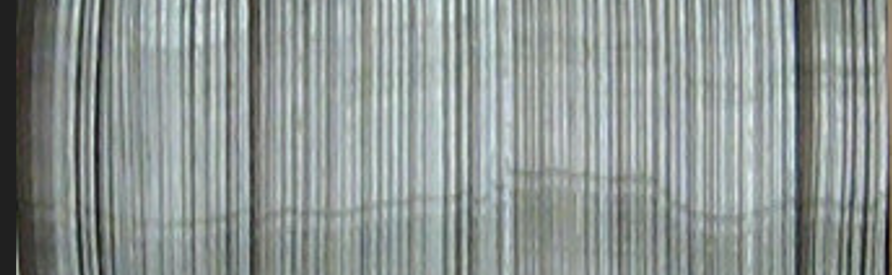
#> input picture image/test1.png, 892 x 275 px, found by its file name
$ python augmentation2.py
#> lines starting #> are read from the running program, lines starting #| are printed output that depends on the picture
import os
import cv2
import numpy as np
from PIL import Image, ImageEnhance
import random

# Step 1: Load images
def load_images(directory_or_file):
#> called with directory_or_file = 'image/test1.png'
    images = []
    if os.path.isdir(directory_or_file):
        for filename in os.listdir(directory_or_file):
            img_path = os.path.join(directory_or_file, filename)
            img = cv2.imread(img_path, cv2.IMREAD_GRAYSCALE)
            if img is not None:
                images.append(img)
    elif os.path.isfile(directory_or_file):
        img = cv2.imread(directory_or_file, cv2.IMREAD_GRAYSCALE)
#> img: shape (275, 892); min 0, max 241, mean 146.9
        if img is not None:
            images.append(img)
    return images

# Step 2: Label images (Placeholder for labeling function)
def label_images(images):
    # Placeholder: Assuming images are already labeled
    return images

# Step 3: Cut images into 64x64 portions
def cut_image(image, size=(64, 64)):
    h, w = image.shape
    patches = []
    for i in range(0, h, size[0]):
        for j in range(0, w, size[1]):
            patch = image[i:i + size[0], j:j + size[1]]
            if patch.shape == size:
                patches.append(patch)
    return patches

# Step 4: Split dataset into training and validation sets
def split_dataset(images, validation_split=0.2):
    random.shuffle(images)
    split_idx = int(len(images) * validation_split)
    validation_set = images[:split_idx]
    training_set = images[split_idx:]
    return training_set, validation_set

# Data augmentation functions
def blur_image(image):
    return cv2.GaussianBlur(image, (5, 5), 0)

def scale_image(image, scale_range=(0.9, 1.1)):
    scale = random.uniform(scale_range[0], scale_range[1])
    h, w = image.shape
    resized = cv2.resize(image, (int(w * scale), int(h * scale)))
    if scale > 1:
        center = resized.shape[0] // 2, resized.shape[1] // 2
        cropped = resized[center[0] - h // 2:center[0] + h // 2, center[1] - w // 2:center[1] + w // 2]
    else:
        padded = cv2.copyMakeBorder(resized, 0, h - resized.shape[0], 0, w - resized.shape[1], cv2.BORDER_CONSTANT, value=[0, 0, 0])
        cropped = padded
    return cropped

def rotate_image(image, angle_range=(-10, 10)):
    angle = random.uniform(angle_range[0], angle_range[1])
    h, w = image.shape
    matrix = cv2.getRotationMatrix2D((w / 2, h / 2), angle, 1)
    rotated = cv2.warpAffine(image, matrix, (w, h))
    return rotated

def change_brightness(image, brightness_range=(0.5, 1.5)):
    enhancer = ImageEnhance.Brightness(Image.fromarray(image))
    factor = random.uniform(brightness_range[0], brightness_range[1])
    brightened = enhancer.enhance(factor)
    return np.array(brightened)

def add_noise(image, noise_level=0.1):
    noise = np.random.normal(0, noise_level, image.shape)
    noisy_image = image + noise * 255
    noisy_image = np.clip(noisy_image, 0, 255).astype(np.uint8)
    return noisy_image

# Step 5: Perform data augmentation
def augment_image(image):
    augmentations = [
        blur_image,
        scale_image,
        rotate_image,
        change_brightness,
        add_noise
    ]
    augmented_images = []
    for func in augmentations:
        augmented_images.append(func(image))
    return augmented_images

# Load original images
image_dir = 'image/test1.png'  # Directory containing the original images or single file
original_images = load_images(image_dir)
#> original_images = 1 item

# Step 2: Label images (Placeholder)
labeled_images = label_images(original_images)
#> labeled_images = 1 item

# Step 3: Cut images into 64x64 portions
all_patches = []
for img in labeled_images:
    patches = cut_image(img)
    all_patches.extend(patches)
#> this loop made 1 pass
#> (h in cut_image, w in cut_image) on pass 1: (275, 892)
#> after the loop, all_patches = 52 items

# Step 4: Split dataset into training and validation sets
training_patches, validation_patches = split_dataset(all_patches)
#> in split_dataset, `split_idx = int(len(images) * validation_split)`: split_idx = 10
#> in split_dataset, `validation_set = images[:split_idx]`: validation_set = 10 items
#> in split_dataset, `training_set = images[split_idx:]`: training_set = 42 items
#> training_patches = 42 items; validation_patches = 10 items

# Step 5: Augment training data and save
output_dir = 'data/train'
os.makedirs(output_dir, exist_ok=True)

count = 0
for patch in training_patches:
    augmented_images = augment_image(patch)
    for aug_image in augmented_images:
        output_path = os.path.join(output_dir, f'augmented_{count}.png')
        cv2.imwrite(output_path, aug_image)
        count += 1
#> this loop made 42 passes
#> pass 1, in scale_image, `resized = cv2.resize(image, (int(w * scale), int(h * scale)))`:
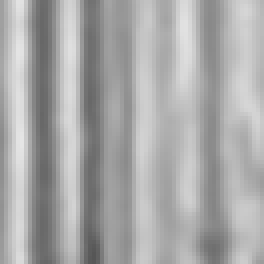
#> resized: shape (66, 66) (shown 4 times larger); min 86, max 229, mean 168.5
#> pass 1, in scale_image, `cropped = resized[center[0] - h // 2:center[0] + h // 2, center[1] - w..`:
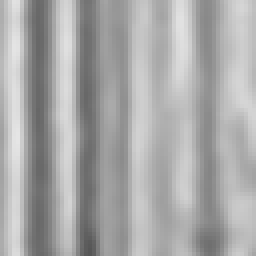
#> cropped: shape (64, 64) (shown 4 times larger); min 86, max 229, mean 168.7
#> pass 1, in rotate_image, `rotated = cv2.warpAffine(image, matrix, (w, h))`:
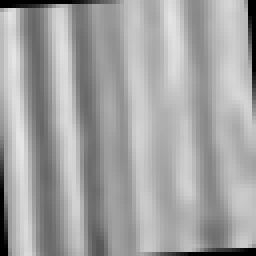
#> rotated: shape (64, 64) (shown 4 times larger); min 0, max 229, mean 163
#> pass 1, in change_brightness, `brightened = enhancer.enhance(factor)`:
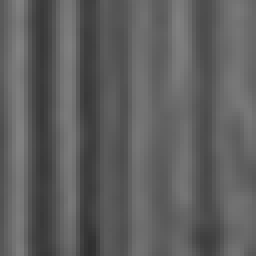
#> brightened: PIL image 64x64 L (shown 4 times larger); min 47, max 130, mean 94.4
#> after the loop, count = 210

print(f"Generated {count} augmented images.")
#| Generated 210 augmented images.

$ run again, with image/test10.png copied over image/test1.png
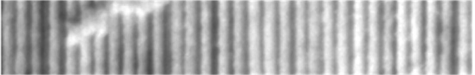
#> input picture image/test10.png, 475 x 75 px, found by its file name
#> in load_images, img is the input picture: shape (75, 475); min 72, max 255, mean 173.1
#> original_images = 1 item
#> the loop `for img in labeled_images:` made 1 pass
#> (h in cut_image, w in cut_image) on pass 1: (75, 475)
#> after the loop `for img in labeled_images:`: all_patches = 7 items
#> split_idx = 1
#> validation_set = 1 item
#> training_set = 6 items
#> validation_patches = 1 item
#> the loop `for patch in training_patches:` made 6 passes
#> pass 1, in rotate_image, `rotated = cv2.warpAffine(image, matrix, (w, h))`:
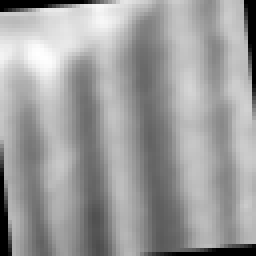
#> rotated: shape (64, 64) (shown 4 times larger); min 0, max 255, mean 156.7
#> pass 1, in change_brightness, `brightened = enhancer.enhance(factor)`:
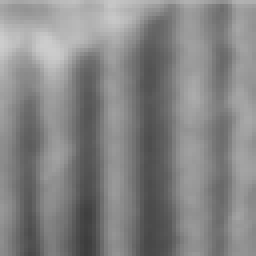
#> brightened: PIL image 64x64 L (shown 4 times larger); min 61, max 204, mean 131.9
#> after the loop `for patch in training_patches:`: count = 30
#| Generated 30 augmented images.

$ run again, with image/test2.png copied over image/test1.png
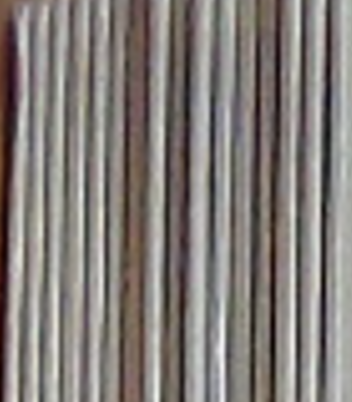
#> input picture image/test2.png, 352 x 402 px, found by its file name
#> original_images = 1 item
#> the loop `for img in labeled_images:` made 1 pass
#> (h in cut_image, w in cut_image) on pass 1: (402, 352)
#> after the loop `for img in labeled_images:`: all_patches = 30 items
#> split_idx = 6
#> validation_set = 6 items
#> training_set = 24 items
#> validation_patches = 6 items
#> the loop `for patch in training_patches:` made 24 passes
#> pass 1, in rotate_image, `rotated = cv2.warpAffine(image, matrix, (w, h))`:
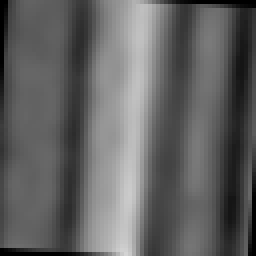
#> rotated: shape (64, 64) (shown 4 times larger); min 0, max 211, mean 98
#> pass 1, in change_brightness, `brightened = enhancer.enhance(factor)`:
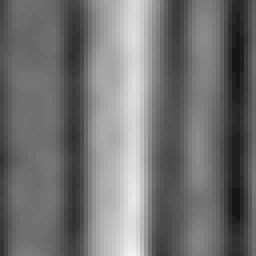
#> brightened: PIL image 64x64 L (shown 4 times larger); min 23, max 241, mean 113.8
#> after the loop `for patch in training_patches:`: count = 120
#| Generated 120 augmented images.
